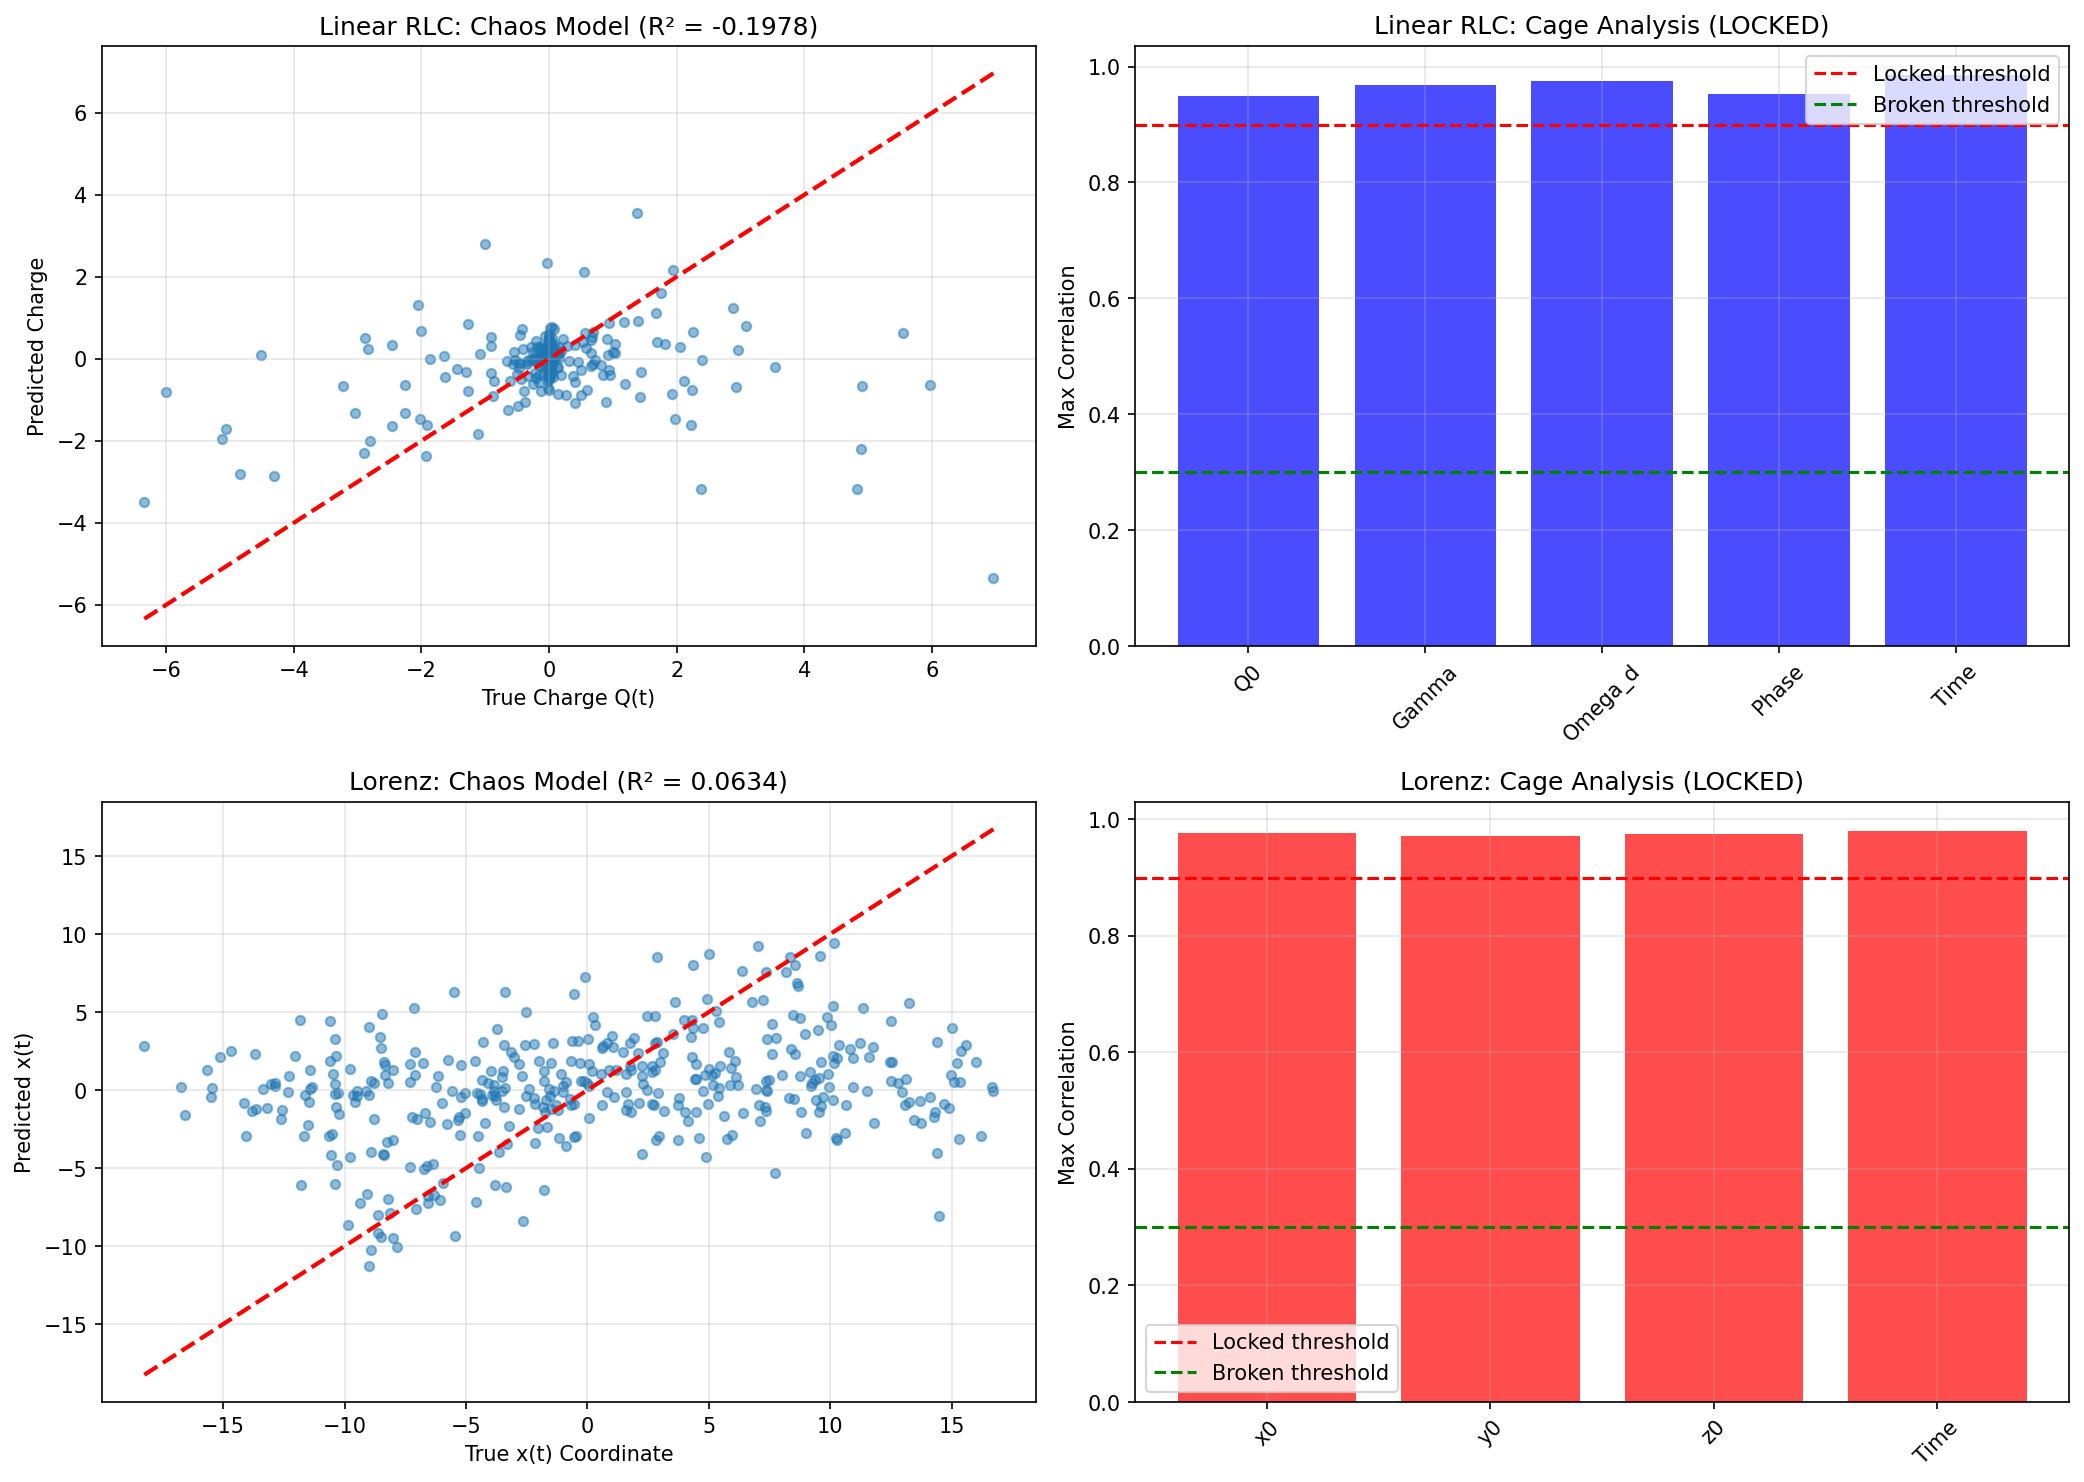

Here is the Python script that generated this plot:
"""
Physics vs. Darwin: Experiment 9
Linear vs Nonlinear (Chaos)
Testing Complexity Hypothesis: Predictable vs Chaotic Systems
------------------------------------------------------------

CREDITS AND REFERENCES:
-----------------------
Darwin's Cage Theory:
- Theory Creator: Gideon Samid
- Reference: Samid, G. (2025). Negotiating Darwin's Barrier: Evolution Limits Our View of Reality, AI Breaks Through. Applied Physics Research, 17(2), 102. https://doi.org/10.5539/apr.v17n2p102
- Publication: Applied Physics Research; Vol. 17, No. 2; 2025. ISSN 1916-9639 E-ISSN 1916-9647. Published by Canadian Center of Science and Education
- Available at: https://www.researchgate.net/publication/396377476_Negotiating_Darwin's_Barrier_Evolution_Limits_Our_View_of_Reality_AI_Breaks_Through

Experiments, AI Models, Architectures, and Reports:
- Author: Francisco Angulo de Lafuente
- Responsibilities: Experimental design, AI model creation, architecture development, results analysis, and report writing

Objective:
Compare cage status between:
- Simple Physics: Linear RLC circuit (predictable, analytical solution)
- Complex Physics: Lorenz attractor (chaotic, sensitive to initial conditions)

Hypothesis: Chaotic system should break the cage, linear system should lock it.
"""

import numpy as np
import matplotlib.pyplot as plt
from sklearn.linear_model import Ridge
from sklearn.preprocessing import PolynomialFeatures, MinMaxScaler
from sklearn.model_selection import train_test_split
from sklearn.metrics import r2_score
from scipy.integrate import solve_ivp

# --- 1. PHYSICS SIMULATORS ---

class LinearRLCCircuit:
    """
    Part A: Simple Physics
    Linear RLC circuit: Q(t) = Q0 * exp(-gamma*t) * cos(omega_d*t + phi)
    """
    def generate_dataset(self, n_samples=2000):
        np.random.seed(42)
        Q0 = np.random.uniform(0.1, 10.0, n_samples)  # Initial charge [C]
        gamma = np.random.uniform(0.1, 2.0, n_samples)  # Damping coefficient [s⁻¹]
        omega_d = np.random.uniform(0.5, 5.0, n_samples)  # Damped frequency [rad/s]
        phi = np.random.uniform(0, 2*np.pi, n_samples)  # Phase [rad]
        t = np.random.uniform(0, 10.0, n_samples)  # Time [s]
        
        # Truth: Q(t) = Q0 * exp(-gamma*t) * cos(omega_d*t + phi)
        Q = Q0 * np.exp(-gamma * t) * np.cos(omega_d * t + phi)
        
        X = np.column_stack((Q0, gamma, omega_d, phi, t))
        return X, Q

class LorenzAttractor:
    """
    Part B: Complex Physics
    Lorenz attractor (chaotic differential equations)
    """
    def __init__(self):
        self.sigma = 10.0  # Prandtl number
        self.rho = 28.0    # Rayleigh number
        self.beta = 8.0 / 3.0  # Geometric factor
    
    def _lorenz_ode(self, t, state):
        """Lorenz system ODE: dx/dt, dy/dt, dz/dt"""
        x, y, z = state
        dxdt = self.sigma * (y - x)
        dydt = x * (self.rho - z) - y
        dzdt = x * y - self.beta * z
        return [dxdt, dydt, dzdt]
    
    def generate_dataset(self, n_samples=2000):
        np.random.seed(42)
        
        X = []
        y = []
        
        for _ in range(n_samples):
            # Random initial conditions
            x0 = np.random.uniform(-20, 20)
            y0 = np.random.uniform(-20, 20)
            z0 = np.random.uniform(0, 50)
            t_eval = np.random.uniform(0, 20)  # Time to evaluate
            
            # Initial state
            initial_state = [x0, y0, z0]
            
            # Integrate Lorenz system
            try:
                sol = solve_ivp(
                    self._lorenz_ode,
                    [0, t_eval],
                    initial_state,
                    t_eval=[t_eval],
                    dense_output=True,
                    rtol=1e-6,
                    atol=1e-9
                )
                
                # Output: x(t) coordinate
                x_final = sol.y[0][0]
                
                X.append([x0, y0, z0, t_eval])
                y.append(x_final)
            except Exception as e:
                # If integration fails, skip this sample
                continue
        
        return np.array(X), np.array(y)

# --- 2. OPTICAL CHAOS MODEL ---

class OpticalChaosMachine:
    def __init__(self, n_features=4096, brightness=0.001):
        self.n_features = n_features
        self.brightness = brightness
        self.readout = Ridge(alpha=0.1)
        self.optical_matrix = None
        
    def _optical_interference(self, X):
        n_samples, n_input = X.shape
        
        if self.optical_matrix is None:
            np.random.seed(1337)
            self.optical_matrix = np.random.normal(0, 1, (n_input, self.n_features))
        
        light_field = X @ self.optical_matrix
        interference_pattern = np.fft.rfft(light_field, axis=1)
        intensity = np.abs(interference_pattern)**2
        intensity = np.tanh(intensity * self.brightness)
        
        return intensity
    
    def fit(self, X, y):
        X_optical = self._optical_interference(X)
        self.readout.fit(X_optical, y)
    
    def predict(self, X):
        X_optical = self._optical_interference(X)
        return self.readout.predict(X_optical)
    
    def get_internal_state(self, X):
        return self._optical_interference(X)

# --- 3. DARWINIAN BASELINE ---

class DarwinianModel:
    def __init__(self):
        self.poly = PolynomialFeatures(degree=4)
        self.model = Ridge(alpha=0.1)
    
    def fit(self, X, y):
        X_poly = self.poly.fit_transform(X)
        self.model.fit(X_poly, y)
    
    def predict(self, X):
        X_poly = self.poly.transform(X)
        return self.model.predict(X_poly)

# --- 4. CAGE ANALYSIS ---

def analyze_cage(model, X_test, X_test_raw, variable_names):
    """
    Analyze if internal features correlate with human variables.
    Returns max and mean correlation for each variable.
    """
    internal_states = model.get_internal_state(X_test)
    n_features = internal_states.shape[1]
    
    max_correlations = {}
    mean_correlations = {}
    
    for i, var_name in enumerate(variable_names):
        var_values = X_test_raw[:, i]
        correlations = []
        
        # Check correlation with ALL internal features
        for j in range(n_features):
            corr = np.corrcoef(internal_states[:, j], var_values)[0, 1]
            if not np.isnan(corr):
                correlations.append(np.abs(corr))
        
        if correlations:
            max_correlations[var_name] = np.max(correlations)
            mean_correlations[var_name] = np.mean(correlations)
        else:
            max_correlations[var_name] = 0.0
            mean_correlations[var_name] = 0.0
    
    return max_correlations, mean_correlations

# --- 5. MAIN EXPERIMENT ---

def run_experiment():
    print("🌀 STARTING EXPERIMENT 9: LINEAR vs CHAOS")
    print("=" * 70)
    print("Testing Complexity Hypothesis: Predictable vs Chaotic Systems")
    print("=" * 70)
    
    results = {}
    
    # ===== PART A: LINEAR RLC CIRCUIT (SIMPLE) =====
    print("\n[PART A] LINEAR RLC CIRCUIT (Simple Physics)")
    print("-" * 70)
    
    # Generate data
    print("  Generating dataset...")
    linear_sim = LinearRLCCircuit()
    X_linear, y_linear = linear_sim.generate_dataset(n_samples=2000)
    
    # Scale data
    scaler_linear = MinMaxScaler()
    X_linear_scaled = scaler_linear.fit_transform(X_linear)
    
    # Split data
    X_train_l, X_test_l, X_train_l_s, X_test_l_s, y_train_l, y_test_l = train_test_split(
        X_linear, X_linear_scaled, y_linear, test_size=0.2, random_state=42
    )
    
    print(f"  Generated {len(X_linear)} samples")
    print(f"  Input shape: {X_linear.shape}")
    print(f"  Output range: [{np.min(y_linear):.4f}, {np.max(y_linear):.4f}]")
    
    # Train models
    print("  Training models...")
    
    # Darwinian baseline
    darwin_linear = DarwinianModel()
    darwin_linear.fit(X_train_l, y_train_l)
    y_pred_darwin_l = darwin_linear.predict(X_test_l)
    r2_darwin_l = r2_score(y_test_l, y_pred_darwin_l)
    
    # Chaos model - optimize brightness
    best_r2_l = -np.inf
    best_chaos_l = None
    best_brightness_l = 0.001
    
    for brightness in [0.0001, 0.001, 0.01, 0.1]:
        chaos_test = OpticalChaosMachine(n_features=4096, brightness=brightness)
        chaos_test.fit(X_train_l_s, y_train_l)
        y_pred_test = chaos_test.predict(X_test_l_s)
        r2_test = r2_score(y_test_l, y_pred_test)
        if r2_test > best_r2_l:
            best_r2_l = r2_test
            best_chaos_l = chaos_test
            best_brightness_l = brightness
    
    chaos_linear = best_chaos_l
    y_pred_chaos_l = chaos_linear.predict(X_test_l_s)
    r2_chaos_l = best_r2_l
    
    print(f"  Darwinian R²: {r2_darwin_l:.4f}")
    print(f"  Chaos R²: {r2_chaos_l:.4f} (brightness={best_brightness_l})")
    
    # Cage analysis
    print("  Analyzing cage status...")
    cage_linear, mean_cage_linear = analyze_cage(
        chaos_linear, X_test_l_s, X_test_l,
        ['Q0', 'Gamma', 'Omega_d', 'Phase', 'Time']
    )
    
    max_corr_linear = max(cage_linear.values())
    mean_corr_linear = np.mean(list(mean_cage_linear.values()))
    print(f"  Max correlation with human variables: {max_corr_linear:.4f}")
    print(f"  Mean correlation with human variables: {mean_corr_linear:.4f}")
    for var, corr in cage_linear.items():
        print(f"    - {var}: max={corr:.4f}, mean={mean_cage_linear[var]:.4f}")
    
    if max_corr_linear > 0.9:
        cage_status_l = "LOCKED"
    elif max_corr_linear < 0.3:
        cage_status_l = "BROKEN"
    else:
        cage_status_l = "UNCLEAR"
    
    print(f"  Cage Status: {cage_status_l}")
    
    results['linear'] = {
        'r2_darwin': r2_darwin_l,
        'r2_chaos': r2_chaos_l,
        'cage_correlations': cage_linear,
        'cage_mean_correlations': mean_cage_linear,
        'cage_status': cage_status_l,
        'max_correlation': max_corr_linear,
        'mean_correlation': mean_corr_linear
    }
    
    # ===== PART B: LORENZ ATTRACTOR (COMPLEX) =====
    print("\n[PART B] LORENZ ATTRACTOR (Complex Physics - Chaos)")
    print("-" * 70)
    
    # Generate data
    print("  Generating dataset...")
    lorenz_sim = LorenzAttractor()
    X_lorenz, y_lorenz = lorenz_sim.generate_dataset(n_samples=2000)
    
    print(f"  Generated {len(X_lorenz)} samples (some may have failed integration)")
    print(f"  Input shape: {X_lorenz.shape}")
    print(f"  Output range: [{np.min(y_lorenz):.4f}, {np.max(y_lorenz):.4f}]")
    
    # Scale data
    scaler_lorenz = MinMaxScaler()
    X_lorenz_scaled = scaler_lorenz.fit_transform(X_lorenz)
    
    # Split data
    X_train_lo, X_test_lo, X_train_lo_s, X_test_lo_s, y_train_lo, y_test_lo = train_test_split(
        X_lorenz, X_lorenz_scaled, y_lorenz, test_size=0.2, random_state=42
    )
    
    # Train models
    print("  Training models...")
    
    # Darwinian baseline
    darwin_lorenz = DarwinianModel()
    darwin_lorenz.fit(X_train_lo, y_train_lo)
    y_pred_darwin_lo = darwin_lorenz.predict(X_test_lo)
    r2_darwin_lo = r2_score(y_test_lo, y_pred_darwin_lo)
    
    # Chaos model - optimize brightness
    best_r2_lo = -np.inf
    best_chaos_lo = None
    best_brightness_lo = 0.001
    
    for brightness in [0.0001, 0.001, 0.01, 0.1]:
        chaos_test = OpticalChaosMachine(n_features=4096, brightness=brightness)
        chaos_test.fit(X_train_lo_s, y_train_lo)
        y_pred_test = chaos_test.predict(X_test_lo_s)
        r2_test = r2_score(y_test_lo, y_pred_test)
        if r2_test > best_r2_lo:
            best_r2_lo = r2_test
            best_chaos_lo = chaos_test
            best_brightness_lo = brightness
    
    chaos_lorenz = best_chaos_lo
    y_pred_chaos_lo = chaos_lorenz.predict(X_test_lo_s)
    r2_chaos_lo = best_r2_lo
    
    print(f"  Darwinian R²: {r2_darwin_lo:.4f}")
    print(f"  Chaos R²: {r2_chaos_lo:.4f} (brightness={best_brightness_lo})")
    
    # Cage analysis
    print("  Analyzing cage status...")
    cage_lorenz, mean_cage_lorenz = analyze_cage(
        chaos_lorenz, X_test_lo_s, X_test_lo,
        ['x0', 'y0', 'z0', 'Time']
    )
    
    max_corr_lorenz = max(cage_lorenz.values())
    mean_corr_lorenz = np.mean(list(mean_cage_lorenz.values()))
    print(f"  Max correlation with human variables: {max_corr_lorenz:.4f}")
    print(f"  Mean correlation with human variables: {mean_corr_lorenz:.4f}")
    for var, corr in cage_lorenz.items():
        print(f"    - {var}: max={corr:.4f}, mean={mean_cage_lorenz[var]:.4f}")
    
    if max_corr_lorenz > 0.9:
        cage_status_lo = "LOCKED"
    elif max_corr_lorenz < 0.3:
        cage_status_lo = "BROKEN"
    else:
        cage_status_lo = "UNCLEAR"
    
    print(f"  Cage Status: {cage_status_lo}")
    
    results['lorenz'] = {
        'r2_darwin': r2_darwin_lo,
        'r2_chaos': r2_chaos_lo,
        'cage_correlations': cage_lorenz,
        'cage_mean_correlations': mean_cage_lorenz,
        'cage_status': cage_status_lo,
        'max_correlation': max_corr_lorenz,
        'mean_correlation': mean_corr_lorenz
    }
    
    # ===== COMPARISON =====
    print("\n" + "=" * 70)
    print("COMPARISON: Linear vs Chaotic Systems")
    print("=" * 70)
    print(f"\nLinear RLC (Simple):")
    print(f"  R² Chaos: {r2_chaos_l:.4f}")
    print(f"  Max Correlation: {max_corr_linear:.4f}")
    print(f"  Mean Correlation: {mean_corr_linear:.4f}")
    print(f"  Cage Status: {cage_status_l}")
    print(f"\nLorenz (Complex - Chaos):")
    print(f"  R² Chaos: {r2_chaos_lo:.4f}")
    print(f"  Max Correlation: {max_corr_lorenz:.4f}")
    print(f"  Mean Correlation: {mean_corr_lorenz:.4f}")
    print(f"  Cage Status: {cage_status_lo}")
    
    # Hypothesis test
    print("\n" + "=" * 70)
    print("HYPOTHESIS TEST")
    print("=" * 70)
    if max_corr_linear > 0.9 and max_corr_lorenz < 0.3:
        print("✅ HYPOTHESIS CONFIRMED: Linear system locks cage, chaotic breaks it")
    elif max_corr_linear < 0.3 and max_corr_lorenz > 0.9:
        print("❌ HYPOTHESIS REFUTED: Opposite pattern observed")
    else:
        print("⚠️ HYPOTHESIS UNCLEAR: Mixed or unclear results")
    
    # Visualization
    fig, axes = plt.subplots(2, 2, figsize=(14, 10))
    
    # Linear: Predictions
    axes[0, 0].scatter(y_test_l, y_pred_chaos_l, alpha=0.5, s=20)
    axes[0, 0].plot([y_test_l.min(), y_test_l.max()], [y_test_l.min(), y_test_l.max()], 'r--', lw=2)
    axes[0, 0].set_xlabel('True Charge Q(t)')
    axes[0, 0].set_ylabel('Predicted Charge')
    axes[0, 0].set_title(f'Linear RLC: Chaos Model (R² = {r2_chaos_l:.4f})')
    axes[0, 0].grid(True, alpha=0.3)
    
    # Linear: Cage correlations
    vars_l = list(cage_linear.keys())
    corrs_l = list(cage_linear.values())
    axes[0, 1].bar(vars_l, corrs_l, color='blue', alpha=0.7)
    axes[0, 1].axhline(y=0.9, color='r', linestyle='--', label='Locked threshold')
    axes[0, 1].axhline(y=0.3, color='g', linestyle='--', label='Broken threshold')
    axes[0, 1].set_ylabel('Max Correlation')
    axes[0, 1].set_title(f'Linear RLC: Cage Analysis ({cage_status_l})')
    axes[0, 1].legend()
    axes[0, 1].grid(True, alpha=0.3)
    axes[0, 1].tick_params(axis='x', rotation=45)
    
    # Lorenz: Predictions
    axes[1, 0].scatter(y_test_lo, y_pred_chaos_lo, alpha=0.5, s=20)
    axes[1, 0].plot([y_test_lo.min(), y_test_lo.max()], [y_test_lo.min(), y_test_lo.max()], 'r--', lw=2)
    axes[1, 0].set_xlabel('True x(t) Coordinate')
    axes[1, 0].set_ylabel('Predicted x(t)')
    axes[1, 0].set_title(f'Lorenz: Chaos Model (R² = {r2_chaos_lo:.4f})')
    axes[1, 0].grid(True, alpha=0.3)
    
    # Lorenz: Cage correlations
    vars_lo = list(cage_lorenz.keys())
    corrs_lo = list(cage_lorenz.values())
    axes[1, 1].bar(vars_lo, corrs_lo, color='red', alpha=0.7)
    axes[1, 1].axhline(y=0.9, color='r', linestyle='--', label='Locked threshold')
    axes[1, 1].axhline(y=0.3, color='g', linestyle='--', label='Broken threshold')
    axes[1, 1].set_ylabel('Max Correlation')
    axes[1, 1].set_title(f'Lorenz: Cage Analysis ({cage_status_lo})')
    axes[1, 1].legend()
    axes[1, 1].grid(True, alpha=0.3)
    axes[1, 1].tick_params(axis='x', rotation=45)
    
    plt.tight_layout()
    plt.savefig('experiment_9_linear_vs_chaos.png', dpi=150, bbox_inches='tight')
    print(f"\n📊 Graph saved as 'experiment_9_linear_vs_chaos.png'")
    plt.show()
    
    return results

if __name__ == "__main__":
    results = run_experiment()

